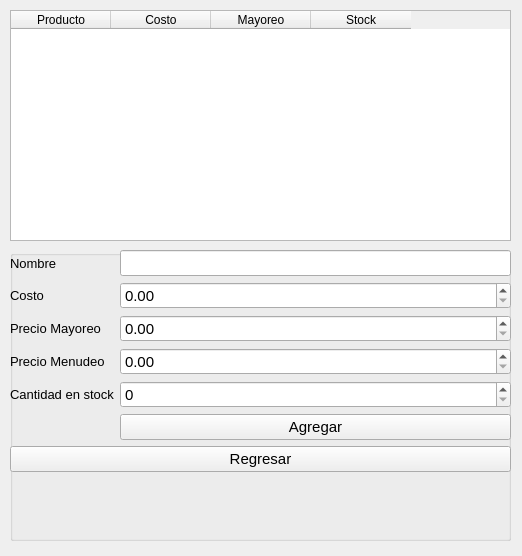
<?xml version="1.0" encoding="UTF-8"?>
<ui version="4.0">
 <class>Inventario</class>
 <widget class="QWidget" name="Inventario">
  <property name="geometry">
   <rect>
    <x>0</x>
    <y>0</y>
    <width>522</width>
    <height>556</height>
   </rect>
  </property>
  <property name="windowTitle">
   <string>Form</string>
  </property>
  <widget class="QTableWidget" name="tablInventario">
   <property name="geometry">
    <rect>
     <x>10</x>
     <y>10</y>
     <width>501</width>
     <height>231</height>
    </rect>
   </property>
   <property name="editTriggers">
    <set>QAbstractItemView::AllEditTriggers</set>
   </property>
   <column>
    <property name="text">
     <string>Producto</string>
    </property>
   </column>
   <column>
    <property name="text">
     <string>Costo</string>
    </property>
   </column>
   <column>
    <property name="text">
     <string>Mayoreo</string>
    </property>
   </column>
   <column>
    <property name="text">
     <string>Stock</string>
    </property>
   </column>
  </widget>
  <widget class="QGroupBox" name="groupBox">
   <property name="geometry">
    <rect>
     <x>10</x>
     <y>250</y>
     <width>501</width>
     <height>291</height>
    </rect>
   </property>
   <property name="title">
    <string/>
   </property>
   <widget class="QWidget" name="formLayoutWidget">
    <property name="geometry">
     <rect>
      <x>0</x>
      <y>0</y>
      <width>501</width>
      <height>291</height>
     </rect>
    </property>
    <layout class="QFormLayout" name="formLayout">
     <item row="0" column="0">
      <widget class="QLabel" name="lbnombre">
       <property name="font">
        <font>
         <pointsize>10</pointsize>
        </font>
       </property>
       <property name="text">
        <string>Nombre</string>
       </property>
      </widget>
     </item>
     <item row="0" column="1">
      <widget class="QLineEdit" name="txtnombre">
       <property name="font">
        <font>
         <pointsize>11</pointsize>
        </font>
       </property>
      </widget>
     </item>
     <item row="1" column="0">
      <widget class="QLabel" name="lbCosto">
       <property name="font">
        <font>
         <pointsize>10</pointsize>
        </font>
       </property>
       <property name="text">
        <string>Costo</string>
       </property>
      </widget>
     </item>
     <item row="1" column="1">
      <widget class="QDoubleSpinBox" name="spnCosto">
       <property name="font">
        <font>
         <pointsize>11</pointsize>
        </font>
       </property>
      </widget>
     </item>
     <item row="2" column="0">
      <widget class="QLabel" name="lbPrecioMay">
       <property name="font">
        <font>
         <pointsize>10</pointsize>
        </font>
       </property>
       <property name="text">
        <string>Precio Mayoreo</string>
       </property>
      </widget>
     </item>
     <item row="2" column="1">
      <widget class="QDoubleSpinBox" name="spnMayoreo">
       <property name="font">
        <font>
         <pointsize>11</pointsize>
        </font>
       </property>
      </widget>
     </item>
     <item row="3" column="0">
      <widget class="QLabel" name="lbpreciomenu">
       <property name="font">
        <font>
         <pointsize>10</pointsize>
        </font>
       </property>
       <property name="text">
        <string>Precio Menudeo</string>
       </property>
      </widget>
     </item>
     <item row="3" column="1">
      <widget class="QDoubleSpinBox" name="spnMenudeo">
       <property name="font">
        <font>
         <pointsize>11</pointsize>
        </font>
       </property>
      </widget>
     </item>
     <item row="4" column="0">
      <widget class="QLabel" name="lbstock">
       <property name="font">
        <font>
         <pointsize>10</pointsize>
        </font>
       </property>
       <property name="text">
        <string>Cantidad en stock</string>
       </property>
      </widget>
     </item>
     <item row="4" column="1">
      <widget class="QSpinBox" name="spnCantidad">
       <property name="font">
        <font>
         <pointsize>11</pointsize>
        </font>
       </property>
      </widget>
     </item>
     <item row="5" column="1">
      <widget class="QPushButton" name="btnAgregar">
       <property name="font">
        <font>
         <pointsize>11</pointsize>
        </font>
       </property>
       <property name="text">
        <string>Agregar</string>
       </property>
      </widget>
     </item>
     <item row="6" column="0" colspan="2">
      <widget class="QPushButton" name="btnRegresar">
       <property name="font">
        <font>
         <pointsize>11</pointsize>
        </font>
       </property>
       <property name="text">
        <string>Regresar</string>
       </property>
      </widget>
     </item>
    </layout>
   </widget>
  </widget>
 </widget>
 <resources/>
 <connections/>
</ui>
